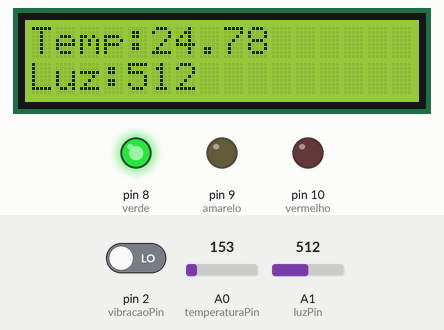
Simulated run of this sketch. Board: Arduino Uno, built with avr-gcc and run on an emulated ATmega328P. Parts: 16×2 character LCD, output pins drawn as LEDs (lit = HIGH). Inputs (shaded band) come from the test bench; at power-on: pin 2 (vibracaoPin) LOW, A0 (temperaturaPin) = 153, A1 (luzPin) = 512.

Above: at 1.2 s.
1.3 s: pin 2 (vibracaoPin) driven HIGH
At 2.4 s:
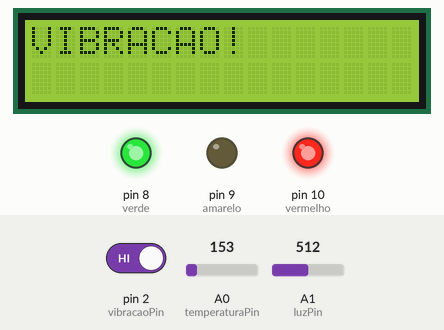
3.5 s: A0 (temperaturaPin) set to 173
At 4.6 s:
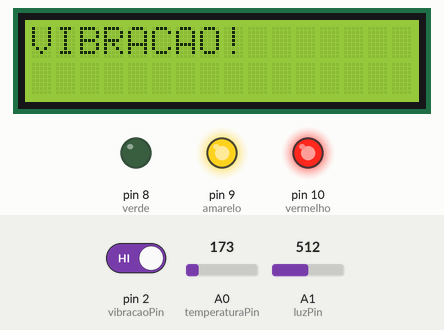
5.6 s: pin 2 (vibracaoPin) driven LOW
At 6.7 s:
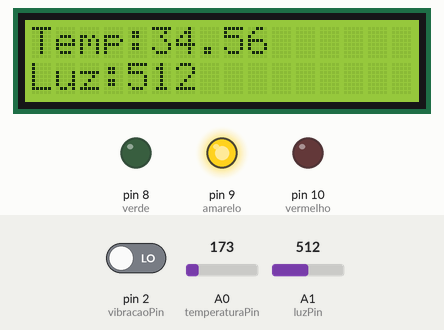
7.6 s: A0 (temperaturaPin) set to 191
At 8.6 s:
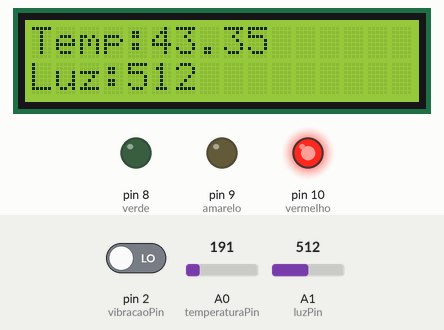
9.6 s: A1 (luzPin) set to 716
At 10.5 s:
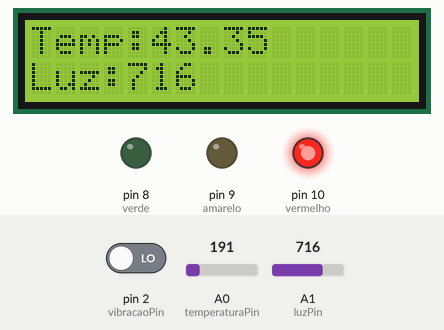
11.6 s: A1 (luzPin) set to 900
At 12.4 s:
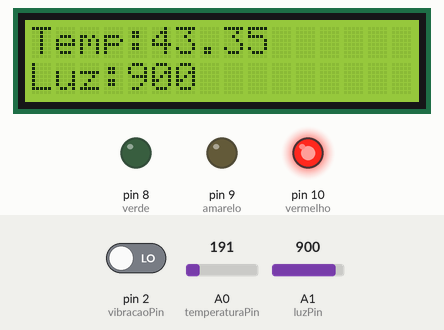
Timing chart, 0 to 14.6 s (numbered marks = the images above; inputs shaded):
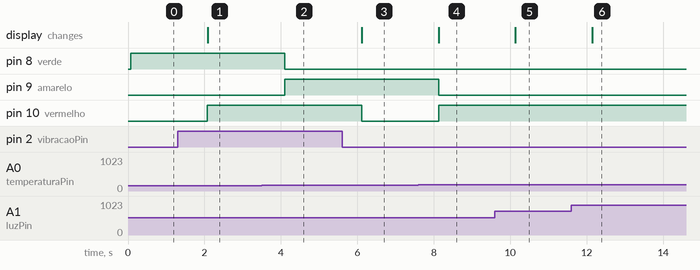

Measured:
- the behaviour switches between 163 and 164 on A0 (temperaturaPin) (found by bisection; images 1 and 2)
- after the input at 1.3 s, pin 10 (vermelho): LOW → HIGH after 0.78 s; the display: changes after 0.78 s (image 1)
- after the input at 3.5 s, pin 8 (verde): HIGH → LOW after 0.60 s; pin 9 (amarelo): LOW → HIGH after 0.60 s
- after the input at 5.6 s, pin 10 (vermelho): HIGH → LOW after 0.52 s; the display: changes after 0.52 s (image 3)
- after the input at 7.6 s, pin 9 (amarelo): HIGH → LOW after 0.53 s; pin 10 (vermelho): LOW → HIGH after 0.53 s; the display: changes after 0.53 s (image 4)
- after the input at 9.6 s, the display: changes after 0.54 s (image 5)
- after the input at 11.6 s, the display: changes after 0.55 s (image 6)

The sketch:

codigo.ino
```cpp
#include <LiquidCrystal.h>

// LCD
LiquidCrystal lcd(12, 11, 5, 4, 3, 6);

// Sensores
int temperaturaPin = A0;
int luzPin = A1;
int vibracaoPin = 2;

// LEDs
int verde = 8;
int amarelo = 9;
int vermelho = 10;

void setup() {

  pinMode(vibracaoPin, INPUT);

  pinMode(verde, OUTPUT);
  pinMode(amarelo, OUTPUT);
  pinMode(vermelho, OUTPUT);

  lcd.begin(16,2);

  Serial.begin(9600);
}

void loop() {

  // TEMPERATURA

  int valorTemp = analogRead(temperaturaPin);

  float voltagem = valorTemp * 5.0 / 1023.0;

  float temperatura = (voltagem - 0.5) * 100;

  // LUZ

  int luz = analogRead(luzPin);

  // VIBRACAO

  int vibracao = digitalRead(vibracaoPin);

  // LCD

  lcd.clear();

  lcd.setCursor(0,0);
  lcd.print("Temp:");
  lcd.print(temperatura);

  lcd.setCursor(0,1);
  lcd.print("Luz:");
  lcd.print(luz);

  // LEDS

  if (temperatura < 30) {

    digitalWrite(verde, HIGH);
    digitalWrite(amarelo, LOW);
    digitalWrite(vermelho, LOW);

  }

  else if (temperatura < 40) {

    digitalWrite(verde, LOW);
    digitalWrite(amarelo, HIGH);
    digitalWrite(vermelho, LOW);

  }

  else {

    digitalWrite(verde, LOW);
    digitalWrite(amarelo, LOW);
    digitalWrite(vermelho, HIGH);

  }

  // VIBRACAO

  if (vibracao == HIGH) {

    digitalWrite(vermelho, HIGH);

    lcd.clear();

    lcd.setCursor(0,0);
    lcd.print("VIBRACAO!");

  }

  delay(1000);
}
```
